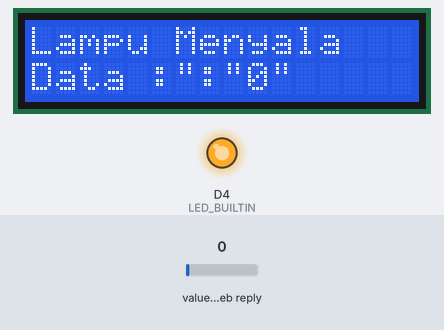
The sketch below on a simulated ESP8266 (NodeMCU). Shown: 16×2 character LCD, output pins drawn as LEDs (lit = HIGH, except the on-board LED, lit = LOW). Inputs (shaded band) come from the test bench; at power-on: value in the web reply 0. WiFi joins after 1.5 s; servers stay silent unless stated; web services answer with replies made up by the test bench; what the sketch prints to the serial monitor is not drawn.

Above: at 3.0 s.
At 18.0 s:
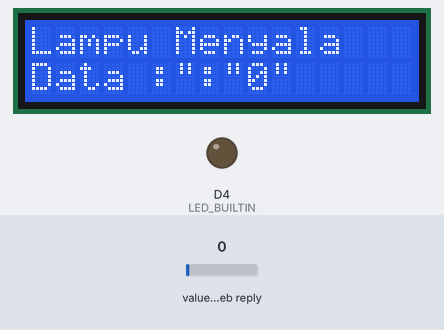
Timing chart, 0 to 19.5 s (numbered marks = the images above):
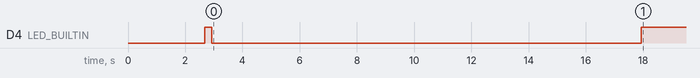

The sketch:

ThingSpeak.ino
```cpp
#include <ESP8266WiFi.h>
#include <WiFiManager.h>
#include <ESP8266mDNS.h>
#include <WiFiUdp.h>
#include <ArduinoOTA.h>
#include <DNSServer.h>
#include <ESP8266WebServer.h>
#include <ESP8266HTTPClient.h>
#include <OneWire.h>
#include <Wire.h>
#include <DallasTemperature.h>
#include "DHT.h"
#include <LiquidCrystal_I2C.h>


LiquidCrystal_I2C lcd(0x3f, 16, 2);
String lastkontrol="1";
String kontrol ;
void setup()
{
    pinMode(LED_BUILTIN, OUTPUT);
    Wire.begin(D4, D3);
    lcd.begin();
    Serial.begin(115200);
    delay(100);
    lcd.print("Connecting....");


  WiFiManager wifiManager;
  //wifiManager.resetSettings();
  wifiManager.autoConnect("Sharing IoT","12345678");
  Serial.println("connected...yeey :)");
  delay(1000);

  WiFi.mode(WIFI_STA);
  wifiManager.autoConnect("AutoConnectAP");
  Serial.println("connected...yeey :)");

   ArduinoOTA.setPassword((const char *)"123");
   ArduinoOTA.onStart([]() {
    String type;
    if (ArduinoOTA.getCommand() == U_FLASH) {
      type = "sketch";
    } else { // U_SPIFFS
      type = "filesystem";
    }

    // NOTE: if updating SPIFFS this would be the place to unmount SPIFFS using SPIFFS.end()
    Serial.println("Start updating " + type);
  });
  ArduinoOTA.onEnd([]() {
    Serial.println("\nEnd");
  });
  ArduinoOTA.onProgress([](unsigned int progress, unsigned int total) {
    Serial.printf("Progress: %u%%\r", (progress / (total / 100)));
  });
  ArduinoOTA.onError([](ota_error_t error) {
    Serial.printf("Error[%u]: ", error);
    if (error == OTA_AUTH_ERROR) {
      Serial.println("Auth Failed");
    } else if (error == OTA_BEGIN_ERROR) {
      Serial.println("Begin Failed");
    } else if (error == OTA_CONNECT_ERROR) {
      Serial.println("Connect Failed");
    } else if (error == OTA_RECEIVE_ERROR) {
      Serial.println("Receive Failed");
    } else if (error == OTA_END_ERROR) {
      Serial.println("End Failed");
    }
  });
  ArduinoOTA.begin();
  Serial.println("Ready");
  Serial.print("IP address: ");
  Serial.println(WiFi.localIP());
}

void loop()
{
  proses();
}

void proses()
{
  ArduinoOTA.handle();
  digitalWrite(LED_BUILTIN, HIGH);
  float C = 45;

  if(WiFi.status()== WL_CONNECTED){   //Check WiFi connection status

   HTTPClient http;                      //deklarasi object HTTP Client.

   http.addHeader("Content-Type", "text/plain");  //Specify content-type header
   String postStr ="http://api.thingspeak.com/channels/808744/fields/1.json?api_key=95A14G7GECR3WH5Y&results=2";
   //String postStr1="http://api.thingspeak.com/update?api_key=TM8YCX58UNBP1C9M&field1="+String(C)+"&field2="+String(lastkontrol);

   http.begin(postStr);                   //tujuan
   int httpCode = http.GET();            //Mengirim Permintaan
   String payload = http.getString();   //Mendapat Respon Dari proses

 //  http.begin(postStr1);                   //tujuan
 //  int httpCode1 = http.POST(postStr1);   //Mengirim Permintaan
 //  String payload1 = http.getString();   //Mendapat Respon Dari proses

Serial.print (payload);
kontrol = payload.substring(367,368);
String data = payload.substring(291,296);

  // Serial.print (postStr);
  if (lastkontrol == "1") {
    lcd.setCursor(0,0);
    lcd.clear();
    lcd.print("Lampu Menyala");
    digitalWrite(LED_BUILTIN, LOW);
    }
  else if (lastkontrol =="0") {
    lcd.setCursor(0,0);
    lcd.clear();
    lcd.print("Lampu Mati");
    digitalWrite(LED_BUILTIN, HIGH);
    }

  else if  (kontrol !="1" && kontrol  !="0"){
    kontrol = kontrol;
  }
lastkontrol=kontrol;

   lcd.setCursor(0,1);
   lcd.print("Data :");
   lcd.print(data);
   Serial.println(data);
   Serial.println(kontrol);

   http.end();  //Close connection
  }
  else{
  Serial.println("Error in WiFi connection");
  }
delay(15000);

}
```

Measured:
- by itself, D4 (LED_BUILTIN): LOW → HIGH at 2.7 s, → LOW 0.24 s later, → HIGH 15.0 s later
